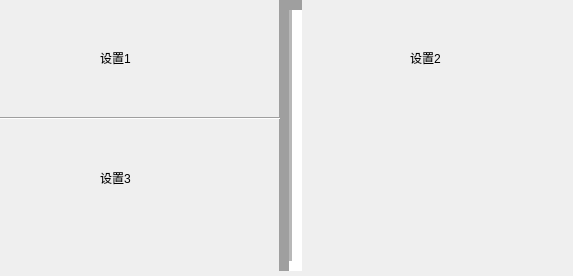
<?xml version="1.0" encoding="UTF-8"?>
<ui version="4.0">
 <class>Form</class>
 <widget class="QWidget" name="Form">
  <property name="geometry">
   <rect>
    <x>0</x>
    <y>0</y>
    <width>573</width>
    <height>276</height>
   </rect>
  </property>
  <property name="windowTitle">
   <string>Form</string>
  </property>
  <widget class="Line" name="line">
   <property name="geometry">
    <rect>
     <x>260</x>
     <y>0</y>
     <width>61</width>
     <height>271</height>
    </rect>
   </property>
   <property name="frameShadow">
    <enum>QFrame::Sunken</enum>
   </property>
   <property name="lineWidth">
    <number>10</number>
   </property>
   <property name="midLineWidth">
    <number>3</number>
   </property>
   <property name="orientation">
    <enum>Qt::Vertical</enum>
   </property>
  </widget>
  <widget class="QLabel" name="label">
   <property name="geometry">
    <rect>
     <x>100</x>
     <y>50</y>
     <width>53</width>
     <height>15</height>
    </rect>
   </property>
   <property name="text">
    <string>设置1</string>
   </property>
  </widget>
  <widget class="QLabel" name="label_2">
   <property name="geometry">
    <rect>
     <x>410</x>
     <y>50</y>
     <width>53</width>
     <height>15</height>
    </rect>
   </property>
   <property name="text">
    <string>设置2</string>
   </property>
  </widget>
  <widget class="QLabel" name="label_3">
   <property name="geometry">
    <rect>
     <x>100</x>
     <y>170</y>
     <width>53</width>
     <height>15</height>
    </rect>
   </property>
   <property name="text">
    <string>设置3</string>
   </property>
  </widget>
  <widget class="Line" name="line_2">
   <property name="geometry">
    <rect>
     <x>0</x>
     <y>110</y>
     <width>281</width>
     <height>16</height>
    </rect>
   </property>
   <property name="orientation">
    <enum>Qt::Horizontal</enum>
   </property>
  </widget>
 </widget>
 <resources/>
 <connections/>
</ui>
